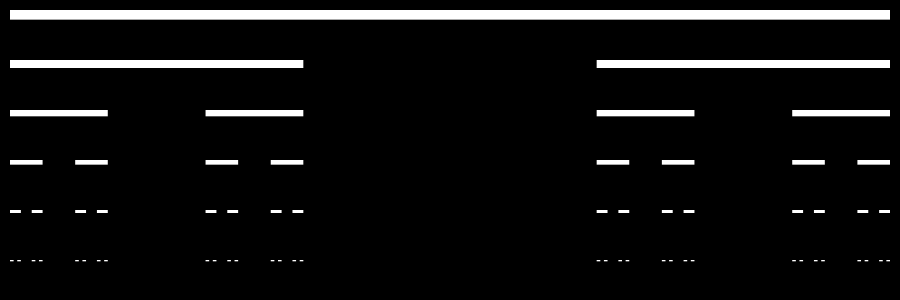
Frame 1 (no input)
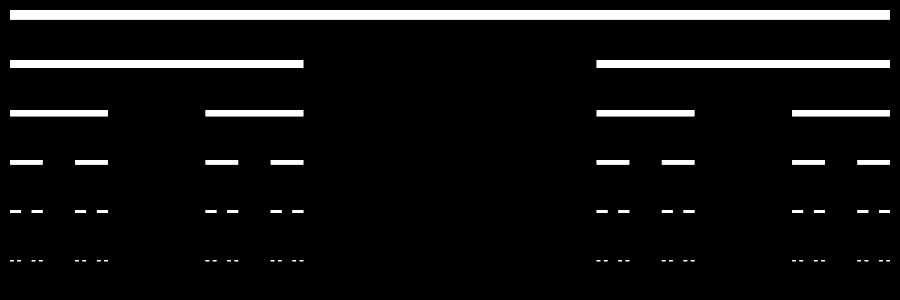
Frame 2 (the mouse pressed at the canvas centre, redrawn once)

The Processing sketch that drew these frames (run headless with seeded random() and noise(); the mouse was pressed at the canvas centre and the sketch redrawn once):

// Processing sketch: C_cantor
// ── C_cantor.pde
// Conjunto de Cantor
// Por Juan Fuentes
// Cantor set en diferentes lenguajes https://rosettacode.org/wiki/Cantor_set

// Variable para separación de un nivel a otro
float separation;

void setup() {
  size(900, 300);
  // Se asigna el valor a separación del alto sobre 6.
  // ¿Podría extenderse al infinito y no sólo a 6 niveles?
  // SI realizas distintas pruebas verás que después del 6 paso el dibujo ya no es perceptible, porque comienza a dibujar fracciones de pixel
  separation = height/6;
  background(0);
  noLoop();
}

void draw() {
  noStroke();
  fill(255);
  cantor(10, 10, width-20);
}

void cantor(float x, float y, float len) {
  // Mientras más abajo dibujamos líneas, más delgadas son
  float h = (height - y) / 30;
  rect(x,y,len,h);
  // Validación de salida. Si la longitud es mayor a 3 su divisibilidad en la menor parte dará como resultado 1
  if (len > 3) {
    y += separation;
    cantor(x,y,len/3);
    cantor(x+len*2/3,y,len/3);
  }
}
